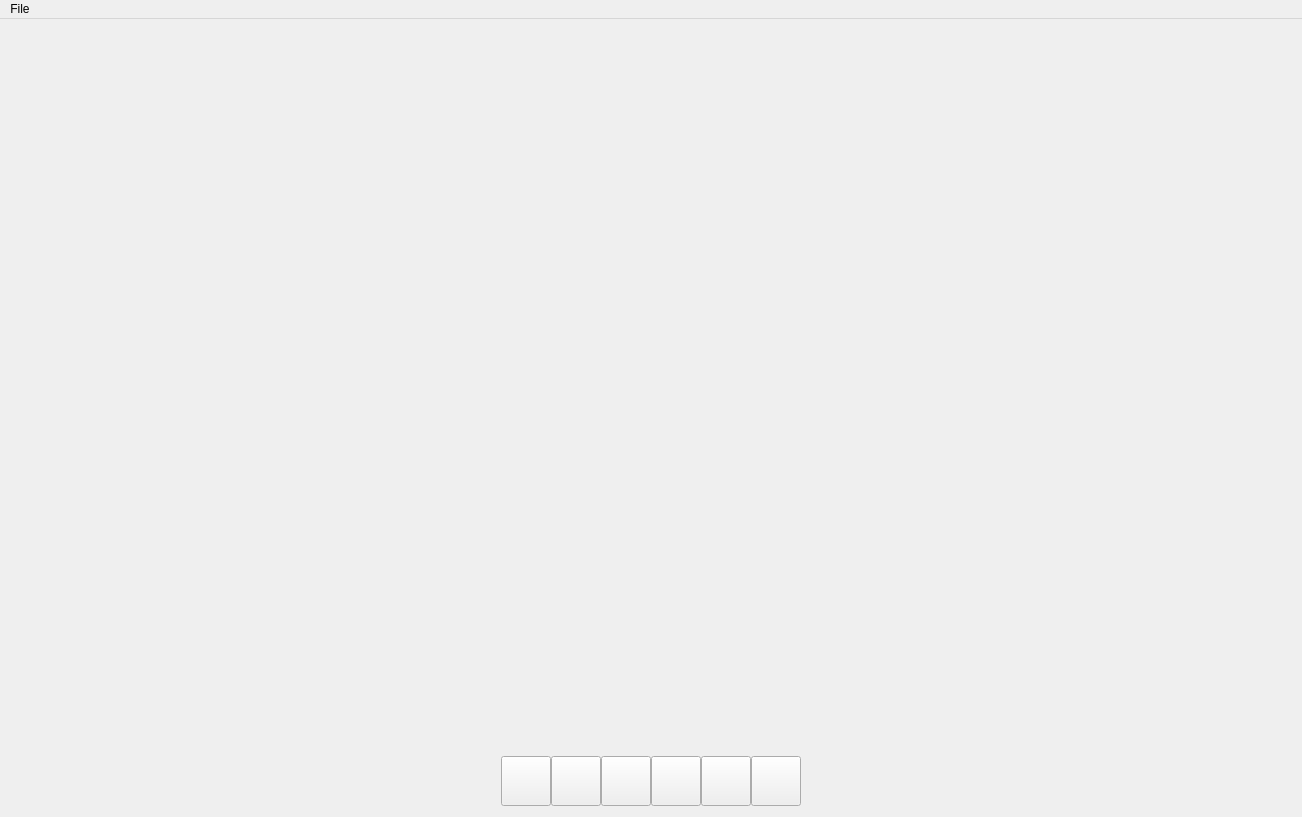
<?xml version="1.0" encoding="UTF-8"?>
<ui version="4.0">
 <class>MainWindow</class>
 <widget class="QMainWindow" name="MainWindow">
  <property name="enabled">
   <bool>true</bool>
  </property>
  <property name="geometry">
   <rect>
    <x>0</x>
    <y>0</y>
    <width>1298</width>
    <height>815</height>
   </rect>
  </property>
  <property name="sizePolicy">
   <sizepolicy hsizetype="Fixed" vsizetype="Fixed">
    <horstretch>0</horstretch>
    <verstretch>0</verstretch>
   </sizepolicy>
  </property>
  <property name="windowTitle">
   <string>Navigatable e-Learning Videos</string>
  </property>
  <widget class="QWidget" name="centralWidget">
   <layout class="QVBoxLayout" name="verticalLayout">
    <item>
     <widget class="GLWidget" name="widget" native="true">
      <property name="sizePolicy">
       <sizepolicy hsizetype="Expanding" vsizetype="Expanding">
        <horstretch>0</horstretch>
        <verstretch>0</verstretch>
       </sizepolicy>
      </property>
      <property name="minimumSize">
       <size>
        <width>1280</width>
        <height>720</height>
       </size>
      </property>
      <property name="maximumSize">
       <size>
        <width>16777215</width>
        <height>16777215</height>
       </size>
      </property>
     </widget>
    </item>
    <item>
     <widget class="QWidget" name="widget_2" native="true">
      <property name="sizePolicy">
       <sizepolicy hsizetype="Preferred" vsizetype="Fixed">
        <horstretch>0</horstretch>
        <verstretch>0</verstretch>
       </sizepolicy>
      </property>
      <property name="minimumSize">
       <size>
        <width>0</width>
        <height>50</height>
       </size>
      </property>
      <layout class="QHBoxLayout" name="horizontalLayout">
       <property name="spacing">
        <number>0</number>
       </property>
       <property name="margin">
        <number>0</number>
       </property>
       <item>
        <spacer name="horizontalSpacer">
         <property name="orientation">
          <enum>Qt::Horizontal</enum>
         </property>
         <property name="sizeHint" stdset="0">
          <size>
           <width>265</width>
           <height>20</height>
          </size>
         </property>
        </spacer>
       </item>
       <item>
        <widget class="QPushButton" name="btBackward">
         <property name="sizePolicy">
          <sizepolicy hsizetype="Fixed" vsizetype="Fixed">
           <horstretch>0</horstretch>
           <verstretch>0</verstretch>
          </sizepolicy>
         </property>
         <property name="minimumSize">
          <size>
           <width>50</width>
           <height>50</height>
          </size>
         </property>
         <property name="maximumSize">
          <size>
           <width>50</width>
           <height>50</height>
          </size>
         </property>
         <property name="text">
          <string/>
         </property>
         <property name="icon">
          <iconset>
           <normaloff>../Media/btBackward.png</normaloff>../Media/btBackward.png</iconset>
         </property>
         <property name="iconSize">
          <size>
           <width>40</width>
           <height>40</height>
          </size>
         </property>
        </widget>
       </item>
       <item>
        <widget class="QPushButton" name="btBackwardOne">
         <property name="sizePolicy">
          <sizepolicy hsizetype="Fixed" vsizetype="Fixed">
           <horstretch>0</horstretch>
           <verstretch>0</verstretch>
          </sizepolicy>
         </property>
         <property name="minimumSize">
          <size>
           <width>50</width>
           <height>50</height>
          </size>
         </property>
         <property name="maximumSize">
          <size>
           <width>50</width>
           <height>50</height>
          </size>
         </property>
         <property name="text">
          <string/>
         </property>
         <property name="icon">
          <iconset>
           <normaloff>../Media/btBackwardOne.png</normaloff>../Media/btBackwardOne.png</iconset>
         </property>
         <property name="iconSize">
          <size>
           <width>40</width>
           <height>40</height>
          </size>
         </property>
        </widget>
       </item>
       <item>
        <widget class="QPushButton" name="btPlay">
         <property name="sizePolicy">
          <sizepolicy hsizetype="Fixed" vsizetype="Fixed">
           <horstretch>0</horstretch>
           <verstretch>0</verstretch>
          </sizepolicy>
         </property>
         <property name="minimumSize">
          <size>
           <width>50</width>
           <height>50</height>
          </size>
         </property>
         <property name="maximumSize">
          <size>
           <width>50</width>
           <height>50</height>
          </size>
         </property>
         <property name="text">
          <string/>
         </property>
         <property name="icon">
          <iconset>
           <normaloff>../Media/btPlay.png</normaloff>../Media/btPlay.png</iconset>
         </property>
         <property name="iconSize">
          <size>
           <width>40</width>
           <height>40</height>
          </size>
         </property>
        </widget>
       </item>
       <item>
        <widget class="QPushButton" name="btStop">
         <property name="enabled">
          <bool>true</bool>
         </property>
         <property name="sizePolicy">
          <sizepolicy hsizetype="Fixed" vsizetype="Fixed">
           <horstretch>0</horstretch>
           <verstretch>0</verstretch>
          </sizepolicy>
         </property>
         <property name="minimumSize">
          <size>
           <width>50</width>
           <height>50</height>
          </size>
         </property>
         <property name="maximumSize">
          <size>
           <width>50</width>
           <height>50</height>
          </size>
         </property>
         <property name="text">
          <string/>
         </property>
         <property name="icon">
          <iconset>
           <normaloff>../Media/btStop.png</normaloff>../Media/btStop.png</iconset>
         </property>
         <property name="iconSize">
          <size>
           <width>40</width>
           <height>40</height>
          </size>
         </property>
        </widget>
       </item>
       <item>
        <widget class="QPushButton" name="btForwardOne">
         <property name="sizePolicy">
          <sizepolicy hsizetype="Fixed" vsizetype="Fixed">
           <horstretch>0</horstretch>
           <verstretch>0</verstretch>
          </sizepolicy>
         </property>
         <property name="minimumSize">
          <size>
           <width>50</width>
           <height>50</height>
          </size>
         </property>
         <property name="maximumSize">
          <size>
           <width>50</width>
           <height>50</height>
          </size>
         </property>
         <property name="text">
          <string/>
         </property>
         <property name="icon">
          <iconset>
           <normaloff>../Media/btForwardOne.png</normaloff>../Media/btForwardOne.png</iconset>
         </property>
         <property name="iconSize">
          <size>
           <width>40</width>
           <height>40</height>
          </size>
         </property>
        </widget>
       </item>
       <item>
        <widget class="QPushButton" name="btForward">
         <property name="sizePolicy">
          <sizepolicy hsizetype="Fixed" vsizetype="Fixed">
           <horstretch>0</horstretch>
           <verstretch>0</verstretch>
          </sizepolicy>
         </property>
         <property name="minimumSize">
          <size>
           <width>50</width>
           <height>50</height>
          </size>
         </property>
         <property name="maximumSize">
          <size>
           <width>50</width>
           <height>50</height>
          </size>
         </property>
         <property name="text">
          <string/>
         </property>
         <property name="icon">
          <iconset>
           <normaloff>../Media/btForward.png</normaloff>../Media/btForward.png</iconset>
         </property>
         <property name="iconSize">
          <size>
           <width>40</width>
           <height>40</height>
          </size>
         </property>
        </widget>
       </item>
       <item>
        <spacer name="horizontalSpacer_2">
         <property name="orientation">
          <enum>Qt::Horizontal</enum>
         </property>
         <property name="sizeHint" stdset="0">
          <size>
           <width>265</width>
           <height>20</height>
          </size>
         </property>
        </spacer>
       </item>
      </layout>
     </widget>
    </item>
   </layout>
  </widget>
  <widget class="QMenuBar" name="menuBar">
   <property name="geometry">
    <rect>
     <x>0</x>
     <y>0</y>
     <width>1298</width>
     <height>21</height>
    </rect>
   </property>
   <widget class="QMenu" name="menuFile">
    <property name="title">
     <string>File</string>
    </property>
    <addaction name="actionLoad"/>
    <addaction name="actionSave"/>
    <addaction name="actionQuit"/>
   </widget>
   <addaction name="menuFile"/>
  </widget>
  <action name="actionQuit">
   <property name="text">
    <string>Quit</string>
   </property>
   <property name="shortcut">
    <string>Ctrl+Q</string>
   </property>
  </action>
  <action name="actionLoad">
   <property name="text">
    <string>Load video</string>
   </property>
   <property name="shortcut">
    <string>Ctrl+L</string>
   </property>
  </action>
  <action name="actionSave">
   <property name="text">
    <string>Save video</string>
   </property>
   <property name="shortcut">
    <string>Ctrl+S</string>
   </property>
  </action>
 </widget>
 <layoutdefault spacing="6" margin="11"/>
 <customwidgets>
  <customwidget>
   <class>GLWidget</class>
   <extends>QWidget</extends>
   <header>GLWidget.h</header>
   <container>1</container>
  </customwidget>
 </customwidgets>
 <resources/>
 <connections/>
</ui>
